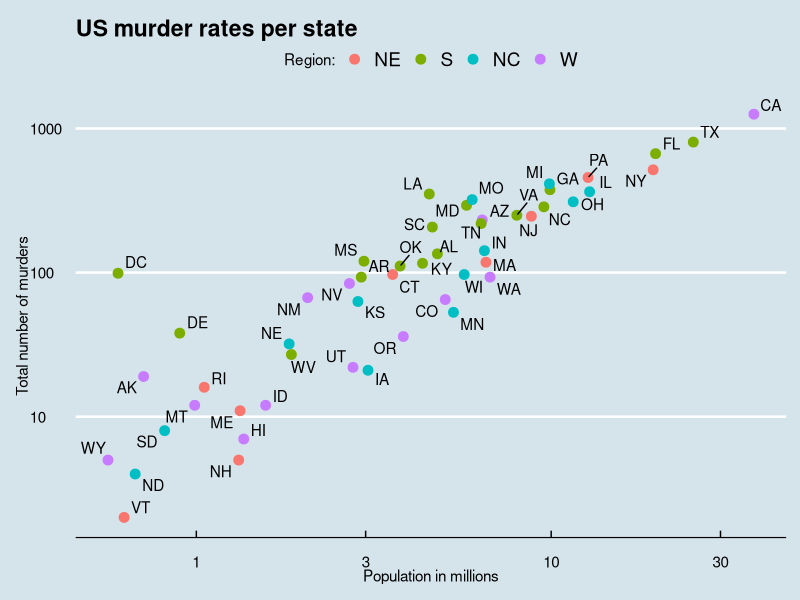

Source code (R):
library(dslabs)
library(tidyverse)
library(ggthemes)
library(ggrepel)

data(murders)

murders %>% ggplot(aes(population/10^6, total, label = abb)) + 
  geom_point(aes(col = region), size = 3) +
  geom_text_repel() + 
  scale_x_log10() +
  scale_y_log10() + 
  xlab("Population in millions") +
  ylab("Total number of murders") +
  ggtitle("US murder rates per state") + 
  scale_color_discrete(name = "Region:", labels = c("NE", "S", "NC", "W")) + 
  theme_economist()
